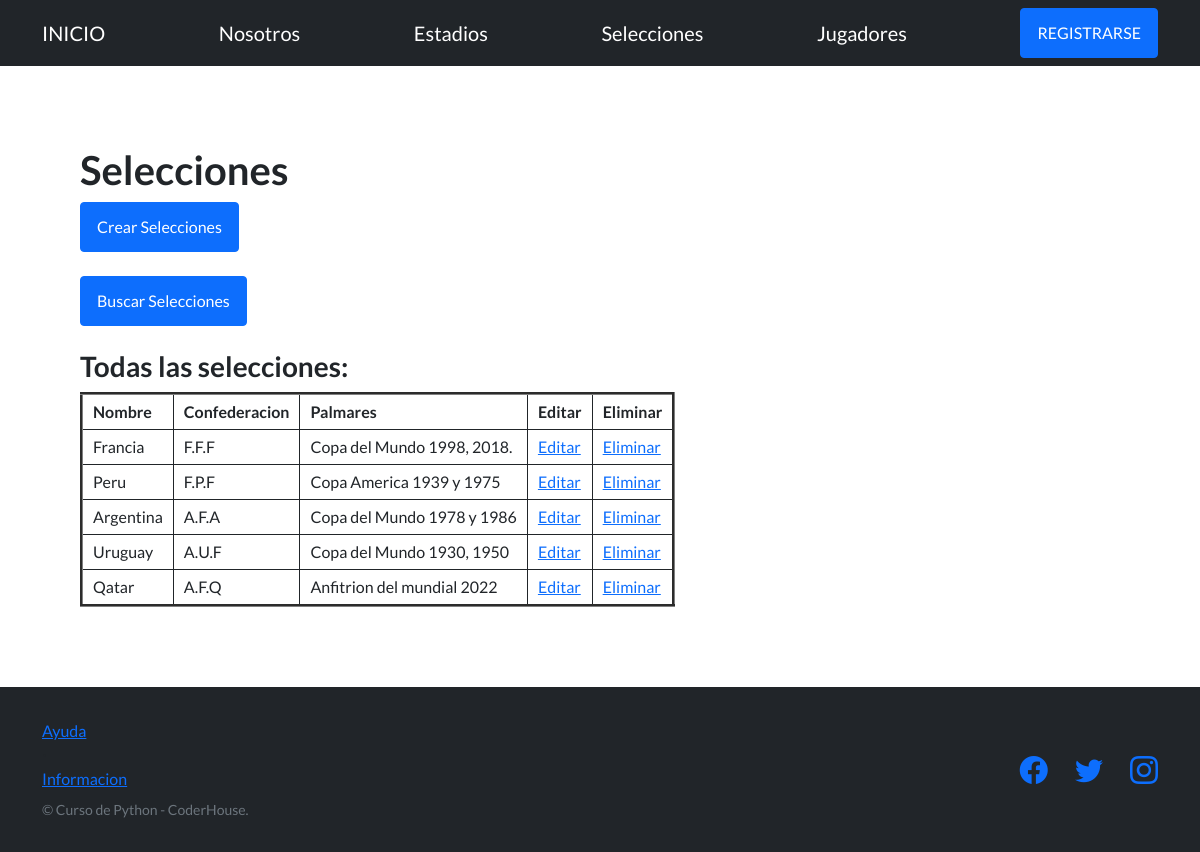
Screenshot of /seleciones/ with the database file from the repository.
### app_mundial/models.py (models this page shows, shortened)
class Selecciones(models.Model):
     nombre = models.CharField(max_length=128)
     confederacion = models.CharField(max_length=128)
     palmares = models.CharField(max_length=50)

### app_mundial/views.py (the view)
# urls.py: path('seleciones/', views.selecciones, name="selecciones"),
def selecciones(request):
      selecciones = Selecciones.objects.all()
      contexto = {"selecciones": selecciones}
      borrado = request.GET.get("borrado", None)
      return render(request, "app_mundial/selecciones.html", {"selecciones":selecciones})

### app_mundial/templates/app_mundial/selecciones.html (shortened to what this page needs)
{% extends "app_mundial/plantilla_base.html" %}
{% block contenido_base %}
<h1>Selecciones</h1>
<a href="{% url "selecciones_formulario" %}"><button type="button" class="btn btn-primary">Crear Selecciones</button></a>
<br><br>
<a href="{% url "busqueda_selecciones_form" %}"><button type="button" class="btn btn-primary">Buscar Selecciones</button></a>
<br><br>
<h3>Todas las selecciones:</h3>
<table border="3">
  <tbody>
    <tr>
        <td>
            <b>Nombre</b>
        </td>
        <td>
            <b>Confederacion</b>
        </td>
         <td>
            <b>Palmares</b>
        </td>
        <th>Editar</th>
        <th>Eliminar</th>
    </tr>
    {% for seleccion in selecciones %}
    <tr>
        <td>{{seleccion.nombre}}</td>
        <td>{{seleccion.confederacion}}</td>
        <td>{{seleccion.palmares}}</td>
        <td><a href="{% url "editar_selecciones" seleccion.id %}">Editar</a></td>
        <td><a href="{% url "eliminar_selecciones" seleccion.id %}">Eliminar</a></td>
    </tr>
    {% endfor %}
  </tbody>
</table>
{% endblock contenido_base %}

### app_mundial/templates/app_mundial/selecciones.html (style rules this page uses)
th, td { border:1px solid; padding:5px 10px; }

### rows the page displays
Selecciones: nombre "Francia", confederacion "F.F.F", palmares "Copa del Mundo 1998, 2018."
Selecciones: nombre "Peru", confederacion "F.P.F", palmares "Copa America 1939 y 1975"
Selecciones: nombre "Argentina", confederacion "A.F.A", palmares "Copa del Mundo 1978 y 1986"
Selecciones: nombre "Uruguay", confederacion "A.U.F", palmares "Copa del Mundo 1930, 1950"
Selecciones: nombre "Qatar", confederacion "A.F.Q", palmares "Anfitrion del mundial 2022"
